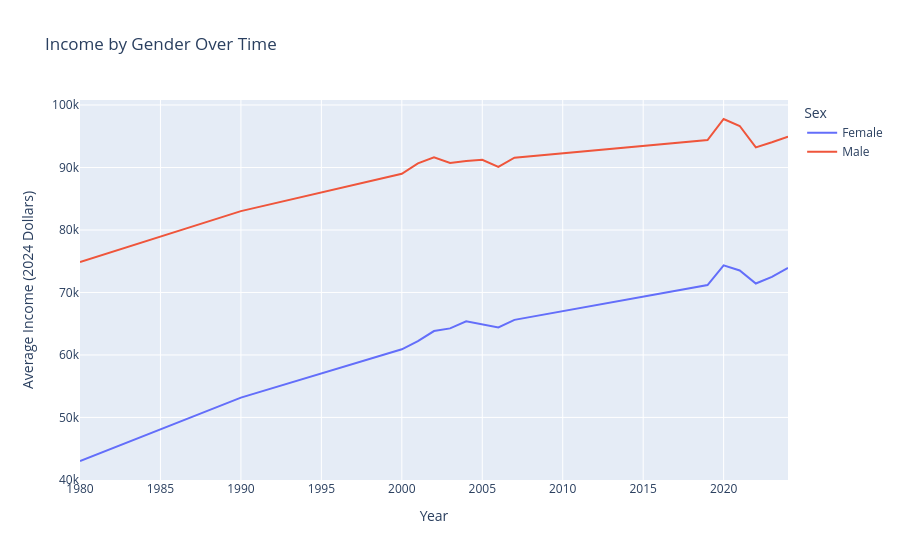

Notebook code for this chart:
### Code cell
# Wage trends by gender
income_gender = (
    df.groupby(["Year", "Sex"])
    .apply(lambda x: weighted_mean(x, "Income (2024 Dollars)"))
    .reset_index(name="Income")
)

fig = px.line(
    income_gender,
    x="Year",
    y="Income",
    color="Sex",
    title="Income by Gender Over Time",
    labels={"Income": "Average Income (2024 Dollars)"}
)

fig.show()

### Figure 1 — Plotly figure (JSON) as saved in the notebook; plotly's stock layout.template omitted (floating-point values rounded to 4 significant figures)
{"data": [{"hovertemplate": "Sex=Female<br>Year=%{x}<br>Average Income (2024 Dollars)=%{y}<extra></extra>", "legendgroup": "Female", "line": {"color": "#636efa", "dash": "solid"}, "marker": {"symbol": "circle"}, "mode": "lines", "name": "Female", "orientation": "v", "showlegend": true, "type": "scatter", "x": [1980, 1990, 2000, 2001, 2002, 2003, 2004, 2005, 2006, 2007, 2019, 2020, 2021, 2022, 2023, 2024], "xaxis": "x", "y": [43030.0, 53180.0, 60900.0, 62210.0, 63820.0, 64250.0, 65390.0, 64950.0, 64400.0, 65610.0, 71190.0, 74340.0, 73510.0, 71430.0, 72510.0, 73930.0], "yaxis": "y"}, {"hovertemplate": "Sex=Male<br>Year=%{x}<br>Average Income (2024 Dollars)=%{y}<extra></extra>", "legendgroup": "Male", "line": {"color": "#EF553B", "dash": "solid"}, "marker": {"symbol": "circle"}, "mode": "lines", "name": "Male", "orientation": "v", "showlegend": true, "type": "scatter", "x": [1980, 1990, 2000, 2001, 2002, 2003, 2004, 2005, 2006, 2007, 2019, 2020, 2021, 2022, 2023, 2024], "xaxis": "x", "y": [74860.0, 83020.0, 88990.0, 90650.0, 91620.0, 90730.0, 91030.0, 91240.0, 90100.0, 91560.0, 94380.0, 97760.0, 96640.0, 93210.0, 94040.0, 94950.0], "yaxis": "y"}], "layout": {"legend": {"title": {"text": "Sex"}, "tracegroupgap": 0}, "title": {"text": "Income by Gender Over Time"}, "xaxis": {"anchor": "y", "domain": [0, 1], "title": {"text": "Year"}}, "yaxis": {"anchor": "x", "domain": [0, 1], "title": {"text": "Average Income (2024 Dollars)"}}}}
